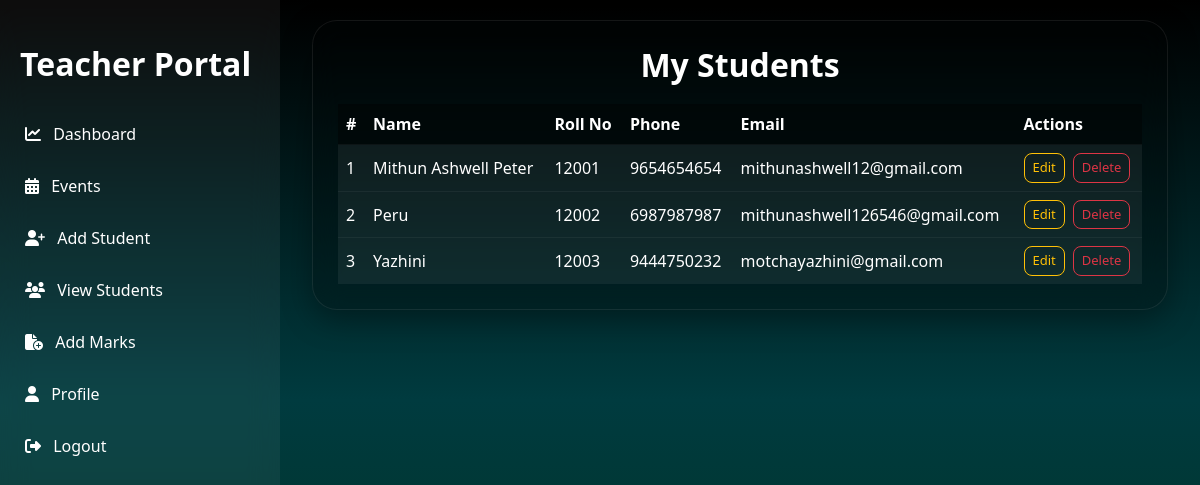
/teacher-view-students/ (signed in), run on the app's committed database.
### administration/models.py (models this page shows, shortened)
class Student(models.Model):
    name = models.CharField(max_length=100)
    standard = models.CharField(max_length=20)
    roll_number = models.CharField(max_length=20, unique=True)
    phone = models.CharField(max_length=15)
    email = models.EmailField(unique=True)
    username = models.CharField(max_length=50, unique=True, null=False)
    password = models.CharField(max_length=255, default="", null=False)
    teacher = models.ForeignKey(
        Teacher,
        on_delete=models.CASCADE,
        related_name="students",
        null=True,
        blank=True,
    )

### administration/views.py (the view)
def teacher_view_students(request):
    if not request.session.get("teacher_id"):
        return redirect("user_login")
    teacher = Teacher.objects.get(id=request.session["teacher_id"])
    students = Student.objects.filter(teacher=teacher).order_by("roll_number")
    return render(
        request,
        "teacher_view_students.html",
        {"teacher": teacher, "students": students},
    )

### administration/templates/teacher_view_students.html (shortened to what this page needs)
{% extends 'teacher_dashboard.html' %}
{% block content %}
  <div class="main-content">
    <div class="container-fluid">
      <div class="student-card">
        <h2 class="text-center">
          My Students
        </h2>
        {% if students %}
          <div class="table-responsive">
            <table class="table table-hover align-middle">
              <thead class="table-dark">
                <tr>
                  <th>#</th>
                  <th>Name</th>
                  <th>Roll No</th>
                  <th>Phone</th>
                  <th>Email</th>
                  <th>Actions</th>
                </tr>
              </thead>
              <tbody>
                {% for student in students %}
                  <tr>
                    <td>{{ forloop.counter }}</td>
                    <td>{{ student.name }}</td>
                    <td>{{ student.roll_number }}</td>
                    <td>{{ student.phone }}</td>
                    <td>{{ student.email }}</td>
                    <td>
                      <div class="action-btns">
                        <a href="{% url 'teacher_edit_student' student.id %}" class="btn btn-outline-warning btn-sm">
                          Edit
                        </a>
                        <a href="{% url 'teacher_delete_student' student.id %}" class="btn btn-outline-danger btn-sm" onclick="return confirm('Are you sure you want to delete this student?');">
                          Delete
                        </a>
                      </div>
                    </td>
                  </tr>
                {% endfor %}
              </tbody>
            </table>
          </div>
        {% else %}
          <div class="empty-box">No students found for your class.</div>
        {% endif %}
      </div>
    </div>
  </div>
{% endblock %}

### administration/templates/teacher_dashboard.html (style rules this page uses)
* { margin: 0; padding: 0; box-sizing: border-box; }
html, body { min-height: 100vh !important; }
body { background: linear-gradient(180deg, #000000, #003b3f, #002e1a); min-height: 100vh; font-family: 'Segoe UI', sans-serif; overflow-x: hidden; color: white; height: 100%; }
.main-content { margin-left: 280px; padding: 30px; }

### administration/templates/teacher_view_students.html (style rules this page uses)
.main-content { padding: 20px; }
.student-card { background: rgba(0, 0, 0, 0.25); backdrop-filter: blur(15px); border-radius: 25px; padding: 25px; box-shadow: 0 10px 30px rgba(0, 0, 0, 0.35); border: 1px solid rgba(255, 255, 255, 0.08); }
.student-card h2 { font-weight: 700; margin-bottom: 20px; word-break: break-word; }
.table { margin-bottom: 0; white-space: nowrap; }
.table { margin-bottom: 0; white-space: nowrap; color: #fff; }
.table thead th { background: rgba(0, 0, 0, 0.4) !important; color: #fff !important; border-color: rgba(255, 255, 255, 0.15); }
.table tbody tr { background: rgba(255, 255, 255, 0.06); transition: 0.3s; }
.table td { background: transparent !important; color: #fff !important; border-color: rgba(255, 255, 255, 0.1); }
.table th { border-color: rgba(255, 255, 255, 0.1); }
.table th, .table td { vertical-align: middle; }
.table { border-bottom: none !important; }
.table tbody tr:last-child td { border-bottom: none !important; }
.action-btns { display: flex; gap: 8px; flex-wrap: wrap; }
.btn-sm { border-radius: 8px; font-size: 13px; }
.table td, .table th { border-color: rgba(255, 255, 255, 0.05) !important; }

### data on the page
Student: name "Mithun Ashwell Peter", roll_number "12001", phone "9654654654", email "mithunashwell12@gmail.com"
Student: name "Peru", roll_number "12002", phone "6987987987", email "mithunashwell126546@gmail.com"
Student: name "Yazhini", roll_number "12003", phone "9444750232", email "motchayazhini@gmail.com"
